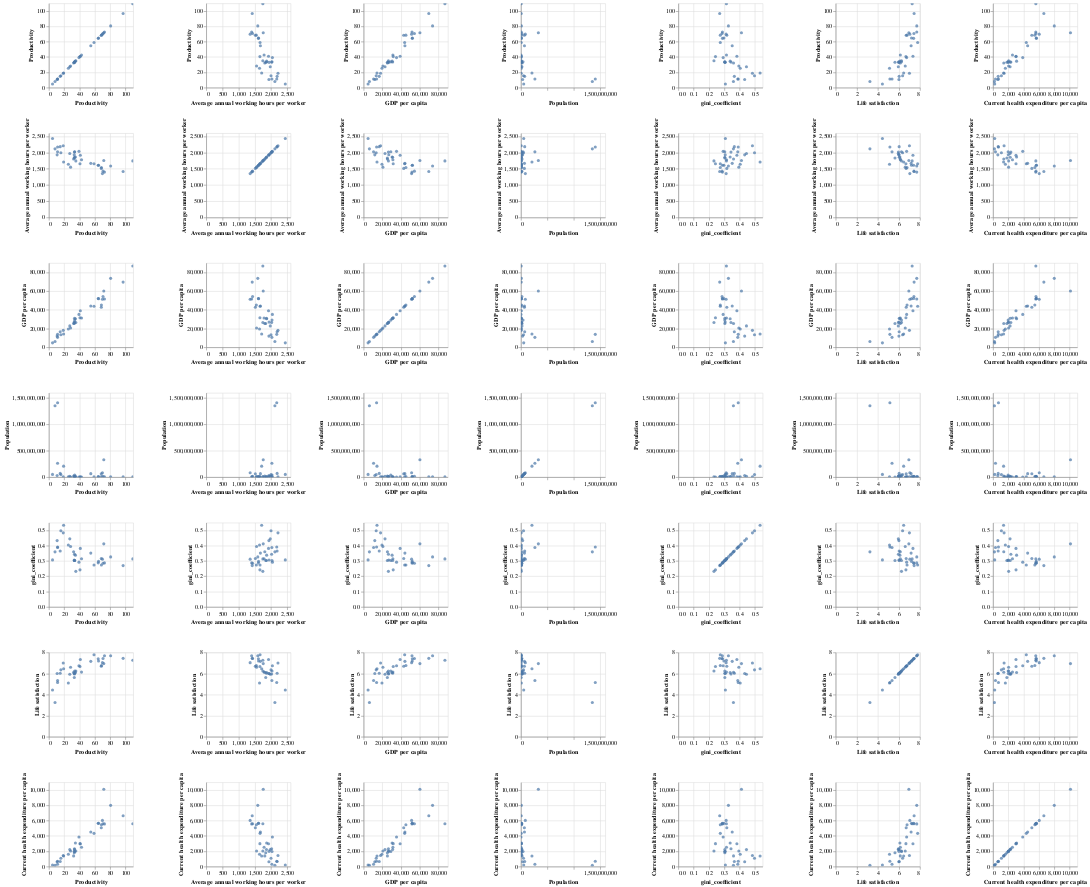

Source (notebook cell):
### Code cell
alt.Chart(df_train).mark_circle().encode(
    alt.X(alt.repeat("column"), type='quantitative'),
    alt.Y(alt.repeat("row"), type='quantitative')
).properties(
    width=150,
    height=150
).repeat(
    row=['Productivity', 'Average annual working hours per worker', 'GDP per capita', 'Population','gini_coefficient','Life satisfaction','Current health expenditure per capita'],
    column=['Productivity', 'Average annual working hours per worker', 'GDP per capita', 'Population','gini_coefficient','Life satisfaction','Current health expenditure per capita']
).interactive()

### Figure 1 — Vega-Lite specification as saved in the notebook (floating-point values rounded to 4 significant figures)
{"config": {"view": {"continuousWidth": 400, "continuousHeight": 300}}, "repeat": {"column": ["Productivity", "Average annual working hours per worker", "GDP per capita", "Population", "gini_coefficient", "Life satisfaction", "Current health expenditure per capita"], "row": ["Productivity", "Average annual working hours per worker", "GDP per capita", "Population", "gini_coefficient", "Life satisfaction", "Current health expenditure per capita"]}, "spec": {"data": {"name": "data-5a5f0f23ea21a0895c3f5b434a197e41"}, "mark": "circle", "encoding": {"x": {"field": {"repeat": "column"}, "type": "quantitative"}, "y": {"field": {"repeat": "row"}, "type": "quantitative"}}, "height": 150, "selection": {"selector008": {"type": "interval", "bind": "scales", "encodings": ["x", "y"]}}, "width": 150}, "$schema": "https://vega.github.io/schema/vega-lite/v4.17.0.json", "datasets": {"data-5a5f0f23ea21a0895c3f5b434a197e41": [{"Average annual working hours per worker": 2212.0, "GDP per capita": 18130.0, "Population": 4993849, "gini_coefficient": 0.4835, "Life satisfaction": 6.998, "Current health expenditure per capita": 1440.0, "Productivity": 18.73}, {"Average annual working hours per worker": 1644.0, "GDP per capita": 19580.0, "Population": 7182430, "gini_coefficient": 0.4038, "Life satisfaction": 5.108, "Current health expenditure per capita": 1608.0, "Productivity": 25.39}, {"Average annual working hours per worker": 2174.0, "GDP per capita": 13850.0, "Population": 1410275968, "gini_coefficient": 0.3908, "Life satisfaction": 5.144, "Current health expenditure per capita": 706.4, "Productivity": 11.36}, {"Average annual working hours per worker": 1609.0, "GDP per capita": 52030.0, "Population": 10058191, "gini_coefficient": 0.2877, "Life satisfaction": 7.398, "Current health expenditure per capita": 5656.0, "Productivity": 64.34}, {"Average annual working hours per worker": 2028.0, "GDP per capita": 29050.0, "Population": 38532816, "gini_coefficient": 0.303, "Life satisfaction": 6.242, "Current health expenditure per capita": 1972.0, "Productivity": 33.66}, {"Average annual working hours per worker": 1857.0, "GDP per capita": 30980.0, "Population": 1317550, "gini_coefficient": 0.3036, "Life satisfaction": 6.035, "Current health expenditure per capita": 2242.0, "Productivity": 33.49}, {"Average annual working hours per worker": 2017.0, "GDP per capita": 26480.0, "Population": 10692230, "gini_coefficient": 0.3435, "Life satisfaction": 5.952, "Current health expenditure per capita": 2326.0, "Productivity": 33.36}, {"Average annual working hours per worker": 1670.0, "GDP per capita": 44090.0, "Population": 66064808, "gini_coefficient": 0.3515, "Life satisfaction": 7.157, "Current health expenditure per capita": 4516.0, "Productivity": 54.68}, {"Average annual working hours per worker": 1514.0, "GDP per capita": 42820.0, "Population": 64144092, "gini_coefficient": 0.3163, "Life satisfaction": 6.69, "Current health expenditure per capita": 5060.0, "Productivity": 68.37}, {"Average annual working hours per worker": 1835.0, "GDP per capita": 25360.0, "Population": 4192468, "gini_coefficient": 0.3035, "Life satisfaction": 5.626, "Current health expenditure per capita": 1804.0, "Productivity": 33.16}, {"Average annual working hours per worker": 1354.0, "GDP per capita": 51250.0, "Population": 82624368, "gini_coefficient": 0.312, "Life satisfaction": 7.035, "Current health expenditure per capita": 6028.0, "Productivity": 69.85}, {"Average annual working hours per worker": 2438.0, "GDP per capita": 4763.0, "Population": 52288344, "gini_coefficient": 0.307, "Life satisfaction": 4.434, "Current health expenditure per capita": 214.6, "Productivity": 4.735}, {"Average annual working hours per worker": 1932.0, "GDP per capita": 11960.0, "Population": 31605488, "gini_coefficient": 0.4329, "Life satisfaction": 5.999, "Current health expenditure per capita": 624.0, "Productivity": 10.75}, {"Average annual working hours per worker": 1757.0, "GDP per capita": 60120.0, "Population": 329791232, "gini_coefficient": 0.4118, "Life satisfaction": 6.944, "Current health expenditure per capita": 10100.0, "Productivity": 71.64}, {"Average annual working hours per worker": 1613.0, "GDP per capita": 51950.0, "Population": 8797497, "gini_coefficient": 0.2974, "Life satisfaction": 7.195, "Current health expenditure per capita": 5641.0, "Productivity": 64.78}, {"Average annual working hours per worker": 1417.0, "GDP per capita": 69600.0, "Population": 5277396, "gini_coefficient": 0.2699, "Life satisfaction": 7.442, "Current health expenditure per capita": 6631.0, "Productivity": 96.85}, {"Average annual working hours per worker": 1430.0, "GDP per capita": 54230.0, "Population": 17207204, "gini_coefficient": 0.2854, "Life satisfaction": 7.425, "Current health expenditure per capita": 5603.0, "Productivity": 70.62}, {"Average annual working hours per worker": 1974.0, "GDP per capita": 22860.0, "Population": 18368582, "gini_coefficient": 0.4444, "Life satisfaction": 5.942, "Current health expenditure per capita": 2219.0, "Productivity": 27.26}, {"Average annual working hours per worker": 1400.0, "GDP per capita": 51670.0, "Population": 5737286, "gini_coefficient": 0.2875, "Life satisfaction": 7.693, "Current health expenditure per capita": 5573.0, "Productivity": 72.54}, {"Average annual working hours per worker": 1863.0, "GDP per capita": 30430.0, "Population": 10307528, "gini_coefficient": 0.338, "Life satisfaction": 6.095, "Current health expenditure per capita": 3072.0, "Productivity": 34.62}, {"Average annual working hours per worker": 1544.0, "GDP per capita": 45150.0, "Population": 11384491, "gini_coefficient": 0.2739, "Life satisfaction": 6.772, "Current health expenditure per capita": 5450.0, "Productivity": 68.52}, {"Average annual working hours per worker": 1590.0, "GDP per capita": 73620.0, "Population": 8451688, "gini_coefficient": 0.3268, "Life satisfaction": 7.694, "Current health expenditure per capita": 7990.0, "Productivity": 80.59}, {"Average annual working hours per worker": 2024.0, "GDP per capita": 10640.0, "Population": 264498848, "gini_coefficient": 0.3879, "Life satisfaction": 5.347, "Current health expenditure per capita": 317.6, "Productivity": 11.35}, {"Average annual working hours per worker": 1709.0, "GDP per capita": 14280.0, "Population": 208504960, "gini_coefficient": 0.5333, "Life satisfaction": 6.451, "Current health expenditure per capita": 1376.0, "Productivity": 19.19}, {"Average annual working hours per worker": 1806.0, "GDP per capita": 25420.0, "Population": 19698852, "gini_coefficient": 0.3602, "Life satisfaction": 6.13, "Current health expenditure per capita": 1399.0, "Productivity": 32.27}, {"Average annual working hours per worker": 1921.0, "GDP per capita": 38980.0, "Population": 8309256, "gini_coefficient": 0.382, "Life satisfaction": 7.332, "Current health expenditure per capita": 2992.0, "Productivity": 41.02}, {"Average annual working hours per worker": 1745.0, "GDP per capita": 26470.0, "Population": 5439418, "gini_coefficient": 0.2324, "Life satisfaction": 6.243, "Current health expenditure per capita": 2038.0, "Productivity": 35.17}, {"Average annual working hours per worker": 1784.0, "GDP per capita": 31250.0, "Population": 1208527, "gini_coefficient": 0.3142, "Life satisfaction": 6.137, "Current health expenditure per capita": 2533.0, "Productivity": 42.59}, {"Average annual working hours per worker": 1746.0, "GDP per capita": 86810.0, "Population": 4771860, "gini_coefficient": 0.3136, "Life satisfaction": 7.255, "Current health expenditure per capita": 5583.0, "Productivity": 109.5}, {"Average annual working hours per worker": 1937.0, "GDP per capita": 26910.0, "Population": 9788940, "gini_coefficient": 0.3058, "Life satisfaction": 6.0, "Current health expenditure per capita": 1989.0, "Productivity": 33.06}, {"Average annual working hours per worker": 1552.0, "GDP per capita": 20620.0, "Population": 3422205, "gini_coefficient": 0.3946, "Life satisfaction": 6.6, "Current health expenditure per capita": 2030.0, "Productivity": 28.3}, {"Average annual working hours per worker": 2117.0, "GDP per capita": 6188.0, "Population": 1354195712, "gini_coefficient": 0.3594, "Life satisfaction": 3.249, "Current health expenditure per capita": 181.5, "Productivity": 8.01}, {"Average annual working hours per worker": 1998.0, "GDP per capita": 13430.0, "Population": 48351668, "gini_coefficient": 0.4972, "Life satisfaction": 6.35, "Current health expenditure per capita": 1088.0, "Productivity": 15.63}, {"Average annual working hours per worker": 2185.0, "GDP per capita": 16670.0, "Population": 70898208, "gini_coefficient": 0.3653, "Life satisfaction": 6.022, "Current health expenditure per capita": 669.6, "Productivity": 14.75}, {"Average annual working hours per worker": 1659.0, "GDP per capita": 43830.0, "Population": 5508146, "gini_coefficient": 0.2738, "Life satisfaction": 7.78, "Current health expenditure per capita": 4339.0, "Productivity": 58.88}, {"Average annual working hours per worker": 2040.0, "GDP per capita": 35150.0, "Population": 479507, "gini_coefficient": 0.2923, "Life satisfaction": 6.733, "Current health expenditure per capita": 3873.0, "Productivity": 39.22}, {"Average annual working hours per worker": 1655.0, "GDP per capita": 31590.0, "Population": 2098396, "gini_coefficient": 0.2422, "Life satisfaction": 6.665, "Current health expenditure per capita": 2998.0, "Productivity": 40.55}]}}
